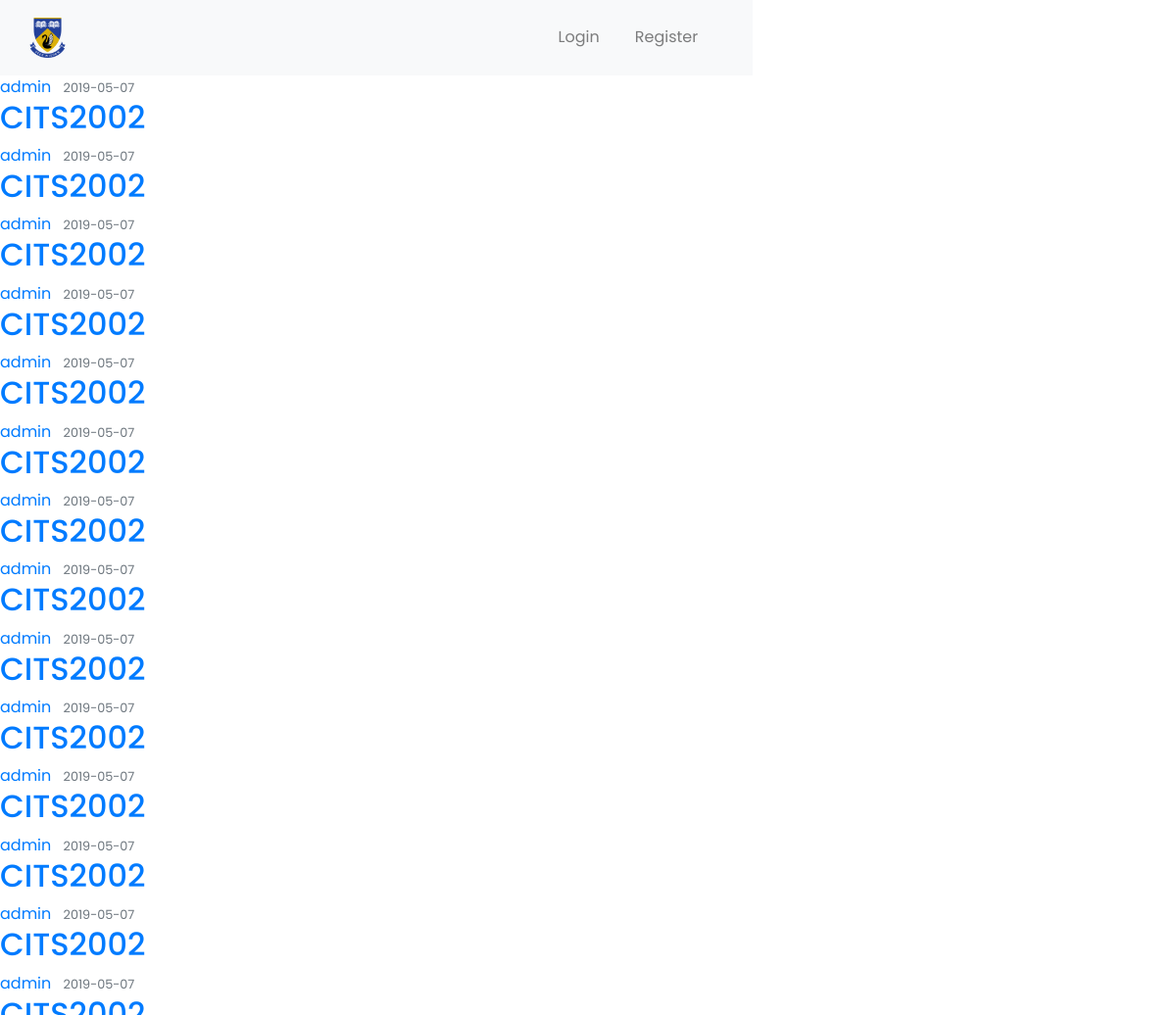
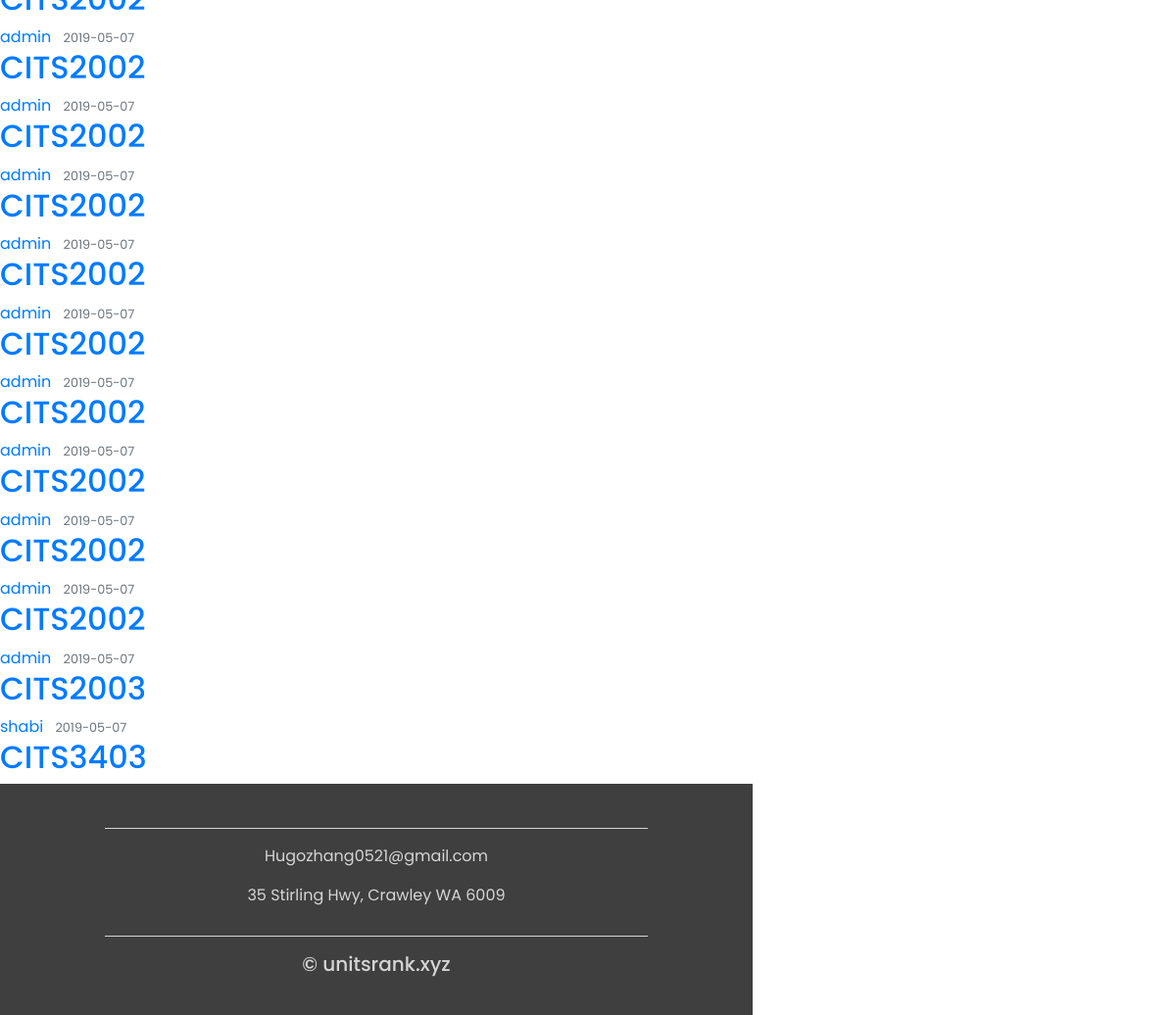
The page /result on the database its author committed (2 pictures, top to bottom).
### project/models.py (models this page shows, shortened)
class Poll(db.Model):
    id = db.Column(db.Integer, primary_key=True)
    code = db.Column(db.String(8), nullable=False)
    date_polled = db.Column(db.DateTime, nullable=False, default=datetime.utcnow)
    preferrence = db.Column(db.Integer, nullable=False)
    user_id = db.Column(db.Integer, db.ForeignKey('user.id'), nullable=False)

class User(db.Model,UserMixin):
    id = db.Column(db.Integer, primary_key=True)
    username = db.Column(db.String(20), unique=True, nullable=False)
    email = db.Column(db.String(50), unique=True, nullable=False)
    password = db.Column(db.String(60), nullable=False)
    polls = db.relationship('Poll', backref='parti', lazy=True)

### project/routes.py (the view)
@app.route("/result")
def result():
	polls = Poll.query.all()
	return render_template('result.html',title='Result',polls=polls)

### project/templates/result.html
{% extends "layout.html" %}
{% block content %}
 {% for poll in polls %}
        <article class="media content-section">
          <div class="media-body">
            <div class="article-metadata">
              <a class="mr-2" href="#">{{ poll.parti.username }}</a>
              <small class="text-muted">{{ poll.date_polled.strftime('%Y-%m-%d') }}</small>
            </div>
            <h2><a class="article-title" href="{{ url_for('poll', poll_id=poll.id) }}">{{ poll.code }}</a></h2>
          </div>
        </article>
    {% endfor %}
{% endblock content %}

### project/templates/layout.html (shortened to what this page needs)
<!doctype html>
<html lang="en">
  <head>
    <link rel="stylesheet" href="https://stackpath.bootstrapcdn.com/bootstrap/4.3.1/css/bootstrap.min.css">
    <link rel="stylesheet" type="text/css" href="{{ url_for('static',filename='style.css') }}">
  </head>
<body>
<nav class="navbar navbar-expand-md navbar-light bg-light stick-top">
<div class="container-fluid">
    <a class="navbar-brand" href="{{ url_for('home') }}"><img src="{{ url_for('static',filename='images/logo.png') }}" width="8%" height="16%"  alt="asd"></a>
    <div class="collapse navbar-collapse" id="navbarResponsive">
        <ul class="navbar-nav ml-auto ">
            {% if current_user.is_authenticated %}
                <a class="nav-link" href="{{ url_for('account') }}">{{ current_user.username }}</a>
                <a class="nav-link" href="{{ url_for('logout') }}">Logout</a>
            {% else %}
            <li class="nav-item" href='#'>
                <a class="nav-link" href="{{ url_for('login') }}">Login</a></li>
            <li class="nav-item" href='#'>
                <a class="nav-link" href="{{ url_for('register') }}">Register</a></li>
            {% endif %}
        </ul>
    </div>
</div>
</nav>
    {% block content %}{% endblock %}
<footer>
<div class="container-fluid padding">
<div class="row text-center">
    <div class="col-md-12">
    <hr class="light">
    <p>Hugozhang0521@gmail.com</p>
    <p>35 Stirling Hwy, Crawley WA 6009</p>
    </div>
    <div class="col-12">
    <hr class="light">
    <h5>&copy; unitsrank.xyz</h5></div>
    </div>
    </div>
    </footer>
  </body>
</html>

### project/static/style.css (style rules this page uses)
html, body { height: 100%; width: 80%; font-family: 'Poppins', sans-serif; color: #222; }
.navbar { padding: .8rem; }
.navbar-nav li { padding-right: 20px; }
.nav-link { font-size: 1.1em !important color:red; }
.padding { padding-bottom:2rem; }
footer { background-color:#3f3f3f; color: #d5d5d5; padding-top:2rem; }
hr.light { border-top:1px solid #d5d5d5; width:75%; margin-top: .8rem; margin-bottom: 1rem; }

### rows shown on the page
Poll: parti.username "admin", date_polled "2019-05-07", code "CITS2002"
Poll: parti.username "admin", date_polled "2019-05-07", code "CITS2002"
Poll: parti.username "admin", date_polled "2019-05-07", code "CITS2002"
Poll: parti.username "admin", date_polled "2019-05-07", code "CITS2002"
Poll: parti.username "admin", date_polled "2019-05-07", code "CITS2002"
Poll: parti.username "admin", date_polled "2019-05-07", code "CITS2002"
Poll: parti.username "admin", date_polled "2019-05-07", code "CITS2002"
Poll: parti.username "admin", date_polled "2019-05-07", code "CITS2002"
Poll: parti.username "admin", date_polled "2019-05-07", code "CITS2002"
Poll: parti.username "admin", date_polled "2019-05-07", code "CITS2002"
Poll: parti.username "admin", date_polled "2019-05-07", code "CITS2002"
Poll: parti.username "admin", date_polled "2019-05-07", code "CITS2002"
Poll: parti.username "admin", date_polled "2019-05-07", code "CITS2002"
Poll: parti.username "admin", date_polled "2019-05-07", code "CITS2002"
Poll: parti.username "admin", date_polled "2019-05-07", code "CITS2002"
Poll: parti.username "admin", date_polled "2019-05-07", code "CITS2002"
Poll: parti.username "admin", date_polled "2019-05-07", code "CITS2002"
Poll: parti.username "admin", date_polled "2019-05-07", code "CITS2002"
Poll: parti.username "admin", date_polled "2019-05-07", code "CITS2002"
Poll: parti.username "admin", date_polled "2019-05-07", code "CITS2002"
Poll: parti.username "admin", date_polled "2019-05-07", code "CITS2002"
Poll: parti.username "admin", date_polled "2019-05-07", code "CITS2002"
Poll: parti.username "admin", date_polled "2019-05-07", code "CITS2002"
Poll: parti.username "admin", date_polled "2019-05-07", code "CITS2003"
Poll: parti.username "shabi", date_polled "2019-05-07", code "CITS3403"
